Frame 1 (no input): blank canvas, image omitted
Frame 60 (no input): blank canvas, image omitted
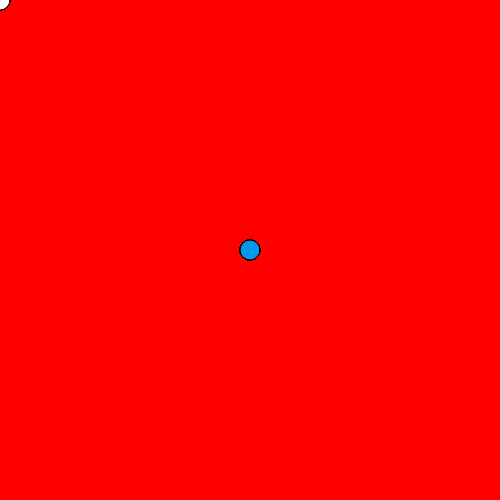
Frame 120 (the mouse pressed at the canvas centre since frame 60)

The p5.js sketch whose frames 1 and 60 were blank and that drew this single picture after the mouse press (run headless with seeded random() and noise() and a simulated clock; from frame 60 on, the mouse is pressed at the canvas centre):

// p5.js sketch
// ── sketch.js
function setup() {
  createCanvas(500, 500);
  background(255, 0, 0);
}

var circleR = 255;
var circleG = 255;
var circleB = 255;

function draw() {
  fill(circleR, circleG, circleB)
  ellipse(mouseX, mouseY, 20, 20);
  if (mouseIsPressed) {
    circleR = random(255), 
    circleG = random(255), 
    circleB = random(255);
  }
}
